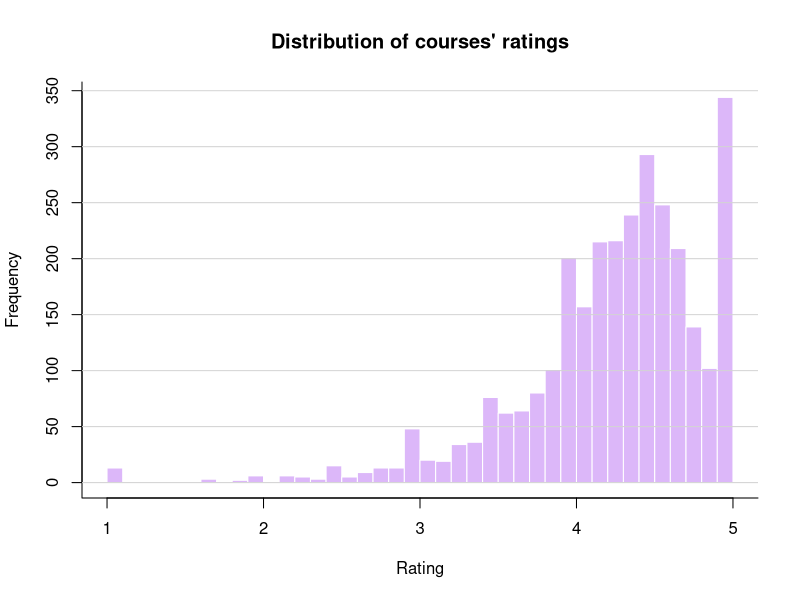
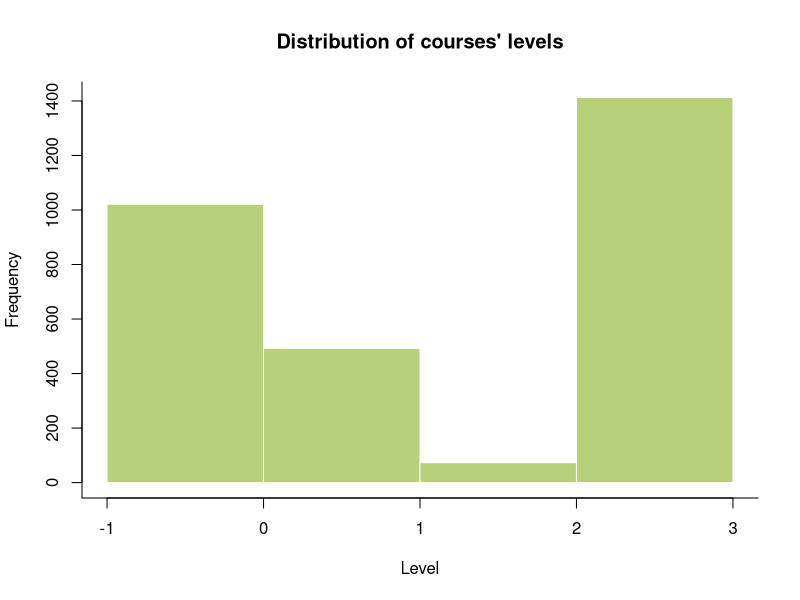
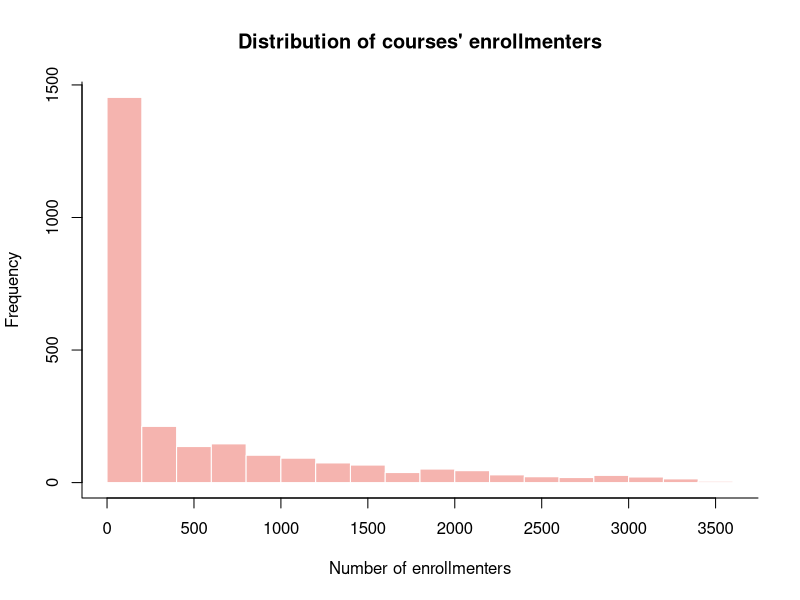
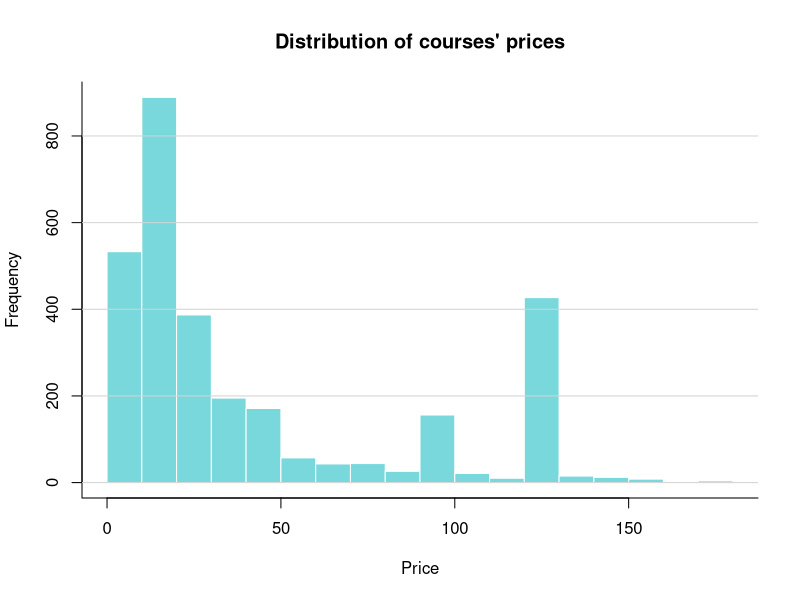
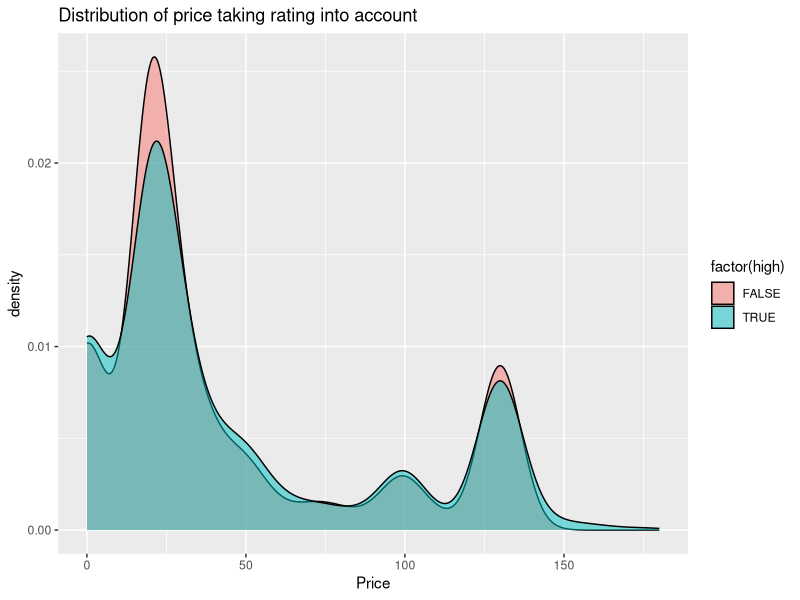
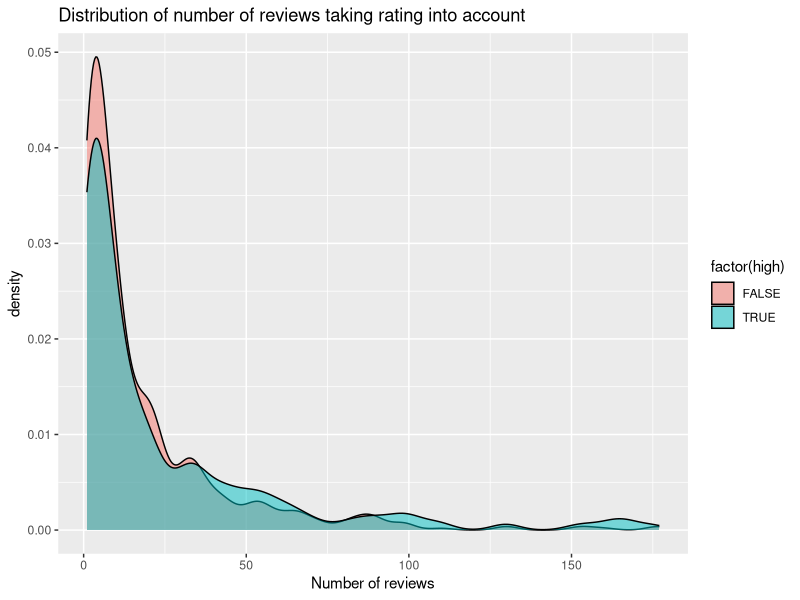
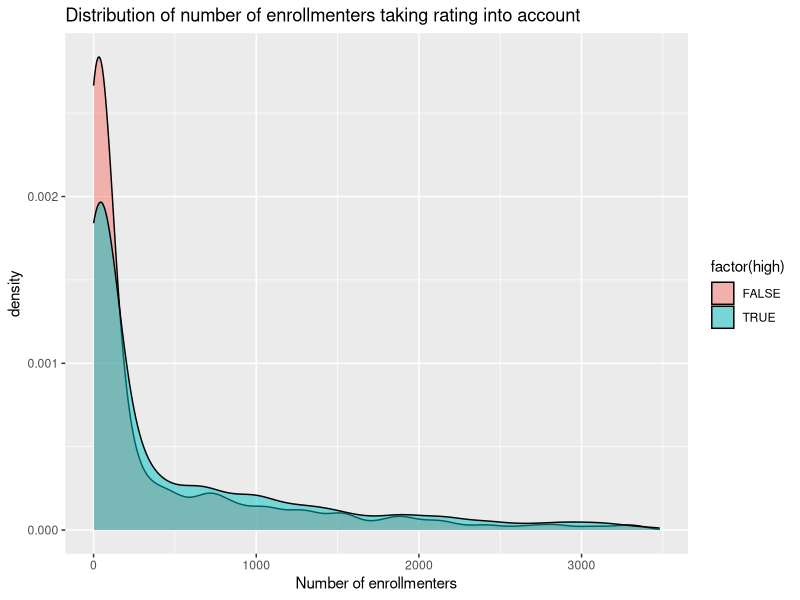
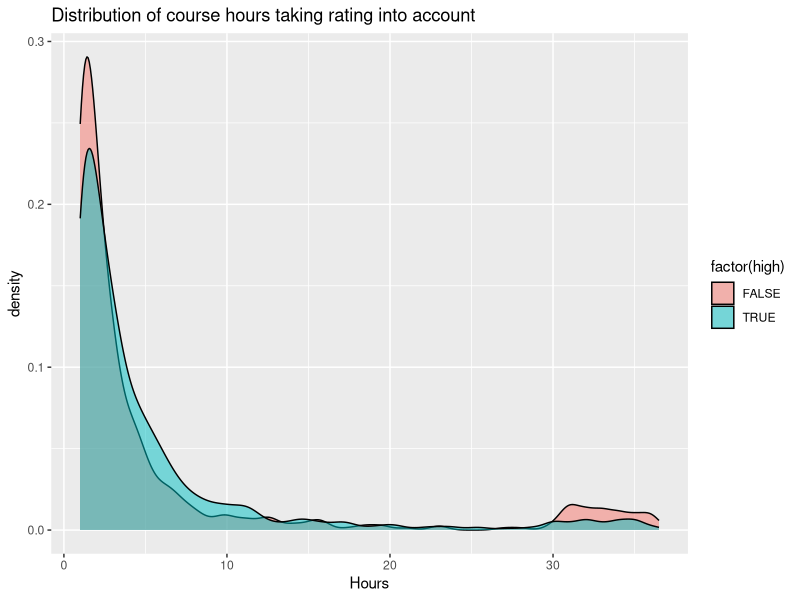

The R script that drew these images, in order: (Note: this script raises an error after producing the figures.)
## ---- chunk 1
library(tidyr)
library(dplyr)
library(ggplot2)
library(MASS)
#color palette #F5B4AF - pink, #B7D079 - green, #79D8DB - blue, #DCB7F9 - purple
## ---- chunk 2
#preprocessing data
data <- read.csv("udemy_dataset.csv")
data <- data[, c(5,6,7,8,9,10,12)]
data$course_level[data$course_level == "Beginner"] <- 0
data$course_level[data$course_level == "Intermediate"] <- 1
data$course_level[data$course_level == "Expert"] <- 2
data$course_level[data$course_level == "All Levels"] <- 3
data$course_level <- as.integer(data$course_level)
head(data)
## ---- chunk 3
#plotted only distributions of the features that are used in tests
hist(data$course_rating, col = "#DCB7F9", xlab="Rating", border = "white", main="Distribution of courses' ratings", breaks = seq(1,5,0.1))
box(bty="l")
grid(nx=NA,ny=NULL,lty=1,lwd=1,col="lightgrey")

## ---- chunk 4
hist(data$course_level, col = "#B7D079", xlab="Level", border = "white", main="Distribution of courses' levels", breaks = seq(-1,3))
box(bty="l")
## ---- chunk 5
quantile(data$course_enrollmenters, c(.9, .95, .99))
data_enrollments <- data[data$course_enrollmenters < 3482 & data$course_enrollmenters != 0 ,]
hist(data_enrollments$course_enrollmenters, col = "#F5B4AF", xlab="Number of enrollmenters", border = "white", main="Distribution of courses' enrollmenters")
box(bty="l")
## ---- chunk 6
hist(data$price, col = "#79D8DB", xlab="Price", border = "white", main="Distribution of courses' prices")
box(bty="l")
grid(nx=NA,ny=NULL,lty=1,lwd=1,col="lightgrey")
## ---- chunk 7
data$high <- data$course_rating >= 4
summary(data)
# head(data)
## ---- chunk 8
ggplot(data, aes(x=price,fill=factor(high)))+geom_density(alpha=0.5)+
 xlab(label = "Price")+
 ggtitle("Distribution of price taking rating into account")
## ---- chunk 9
quantile(data$coures_reviews, c(.9, .95, .99))
data_reviews <- data[data$coures_reviews < 178, ]
ggplot(data_reviews, aes(x=coures_reviews,fill=factor(high)))+geom_density(alpha=0.5)+
 xlab(label = "Number of reviews")+
 ggtitle("Distribution of number of reviews taking rating into account")
## ---- chunk 10
quantile(data$course_enrollmenters, c(.9, .95, .99))
data_enrollments <- data[data$course_enrollmenters < 3482, ]
ggplot(data_enrollments, aes(x=course_enrollmenters,fill=factor(high)))+geom_density(alpha=0.5)+
 xlab(label = "Number of enrollmenters")+
 ggtitle("Distribution of number of enrollmenters taking rating into account")
## ---- chunk 11
quantile(data$course_totalHourse, c(.9, .95, .99))
data_hours <- data[data$course_totalHourse < 37, ]
ggplot(data_hours, aes(x=course_totalHourse,fill=factor(high)))+geom_density(alpha=0.5)+
 xlab(label = "Hours")+
 ggtitle("Distribution of course hours taking rating into account")
## ---- chunk 12
ggplot(data, aes(x=price,fill=factor(course_level)))+geom_density(alpha=0.5)+
 xlab(label = "Price")+
 ggtitle("Distribution of price taking level into account")
## ---- chunk 13
data_hours <- data[data$course_totalHourse < 37, ]
ggplot(data_hours, aes(x=course_totalHourse,fill=factor(course_level)))+geom_density(alpha=0.5)+
 xlab(label = "Hours")+
 ggtitle("Distribution of course hours taking level into account")
## ---- chunk 14

quantile(data$course_enrollmenters)
data %>% 
  mutate(popularity = case_when((course_enrollmenters <= 23) ~ 1, (course_enrollmenters > 23  & course_enrollmenters <= 153) ~ 2, (course_enrollmenters > 153  & course_enrollmenters <= 1099) ~ 3, (course_enrollmenters > 1099) ~ 4))

data$popularity
ggplot(data, aes(x=coures_reviews,fill=factor(popularity)))+geom_density(alpha=0.5)+
 xlab(label = "Number of reviews")+
 ggtitle("Distribution of number of reviews taking enrollmenters into account")
## ---- chunk 15
correlation <- cor(data)
print(correlation[, "coures_reviews"])
## ---- chunk 16
number_of_enrollmenters <- unique(data$course_enrollmenters)
l.0 <- c()
l.1 <- c()
l.2 <- c()
l.3 <- c()

for (i in number_of_enrollmenters){
  l.0 <- c(l.0, nrow(data[data$course_level == 0 & data$course_enrollmenters == i,]))
  l.1 <- c(l.1, nrow(data[data$course_level == 1 & data$course_enrollmenters == i,]))
  l.2 <- c(l.2, nrow(data[data$course_level == 2 & data$course_enrollmenters == i,]))
  l.3 <- c(l.3, nrow(data[data$course_level == 3 & data$course_enrollmenters == i,]))
}
df <- data.frame(l.0,l.1,l.2,l.3, row.names = number_of_enrollmenters)
df
chisq.test(df)
## ---- chunk 17
number_of_enrollmenters <- unique(data$price)
r.2 <- c()
r.3 <- c()
r.4 <- c()
r.5 <- c()

for (i in number_of_enrollmenters){
  r.2 <- c(r.2, nrow(data[data$course_rating <= 2.5 & data$price == i,]))
  r.3 <- c(r.3, nrow(data[data$course_rating > 2.5 & data$course_rating <= 3.5 & data$price == i,]))
  r.4 <- c(r.4, nrow(data[data$course_rating > 3.5 & data$course_rating <= 4.5 & data$price == i,]))
  r.5 <- c(r.5, nrow(data[data$course_rating > 4.5 & data$price == i,]))
}
df1 <- data.frame(r.2,r.3,r.4,r.5, row.names = number_of_enrollmenters)
df1
chisq.test(df1)
## ---- chunk 18
ratings <- unique(data$course_rating)

l.0 <- c()
l.1 <- c()
l.2 <- c()
l.3 <- c()

for (i in ratings){
  l.0 <- c(l.0, nrow(data[data$course_level == 0 & data$course_rating == i,]))
  l.1 <- c(l.1, nrow(data[data$course_level == 1 & data$course_rating == i,]))
  l.2 <- c(l.2, nrow(data[data$course_level == 2 & data$course_rating == i,]))
  l.3 <- c(l.3, nrow(data[data$course_level == 3 & data$course_rating == i,]))
}
df2 <- data.frame(l.0,l.1,l.2,l.3, row.names = ratings)

chisq.test(df2)
